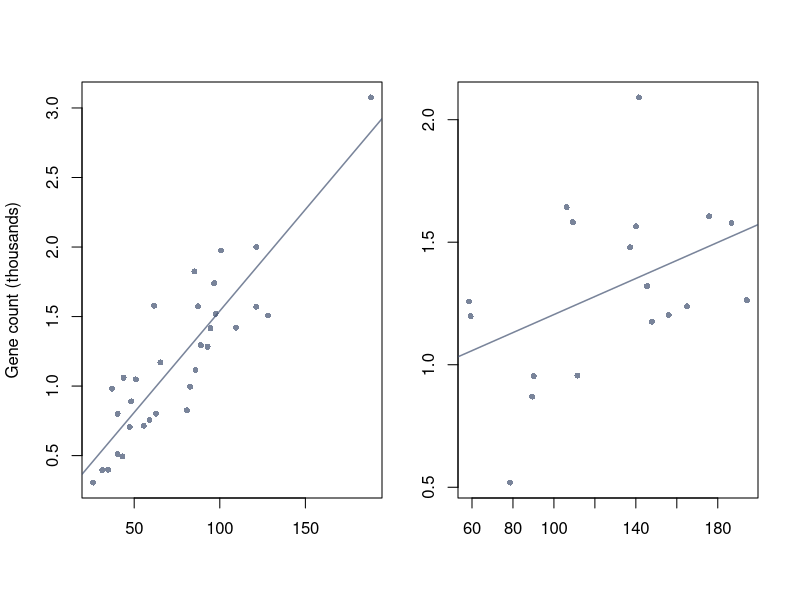

Here is the R script that generated this plot:



# rsq scatter
dat <- read.csv("../results/parsed.csv")
dat <- dat[dat$thrs == 0.8, ]
dat <- dat[dat$clade %in% c("Mammalia", "Sauria", "Actinopterygii"), ]
dat <- dat[!is.na(dat$chromnum.1n), ]
dat$genecount <- dat$genecount / 1000
horse <- dat[dat$species == "Equus caballus", ]
meerkat <- dat[dat$species == "Suricata suricatta", ]
par(mfrow = c(1, 2))
par(mar = c(5.1, 4.1, 4.1, 0.9))
color <- adjustcolor("#405070", alpha.f = 0.7)
plot(horse$size.Mb, 
     horse$genecount, 
     pch = 16, 
     cex = 0.8, 
     col = color, 
     xlab = NA, 
     ylab = "Gene count (thousands)")
abline(glm(genecount ~ size.Mb, data = horse), lwd = 1.5, col = color)
par(mar = c(5.1, 2.9, 4.1, 2.1))
color <- adjustcolor("#405070", alpha.f = 0.7)
plot(meerkat$size.Mb, 
     meerkat$genecount, 
     pch = 16, 
     cex = 0.8, 
     col = color, 
     xlab = NA, 
     ylab = NA)
abline(glm(genecount ~ size.Mb, data = meerkat), lwd = 1.5, col = color)

text(-40, -0.01, "Chromosome size (Mb)", xpd = NA, adj = 0)
par(mfrow = c(1, 1))
par(mar = c(5.1, 4.1, 4.1, 2.1))
